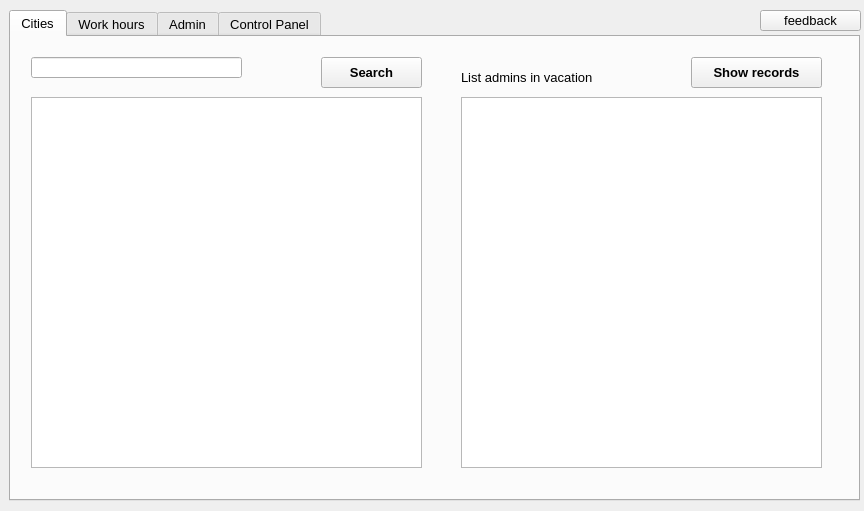
<?xml version="1.0" encoding="UTF-8"?>
<ui version="4.0">
 <class>Form</class>
 <widget class="QWidget" name="Form">
  <property name="enabled">
   <bool>true</bool>
  </property>
  <property name="geometry">
   <rect>
    <x>0</x>
    <y>0</y>
    <width>864</width>
    <height>511</height>
   </rect>
  </property>
  <property name="minimumSize">
   <size>
    <width>864</width>
    <height>511</height>
   </size>
  </property>
  <property name="maximumSize">
   <size>
    <width>864</width>
    <height>511</height>
   </size>
  </property>
  <property name="windowTitle">
   <string>Form</string>
  </property>
  <widget class="QTabWidget" name="tabWidget">
   <property name="geometry">
    <rect>
     <x>9</x>
     <y>10</y>
     <width>851</width>
     <height>491</height>
    </rect>
   </property>
   <property name="font">
    <font>
     <family>Arial</family>
     <pointsize>10</pointsize>
    </font>
   </property>
   <property name="currentIndex">
    <number>0</number>
   </property>
   <widget class="QWidget" name="tab_2">
    <attribute name="title">
     <string>Cities</string>
    </attribute>
    <widget class="QTableView" name="tableView">
     <property name="geometry">
      <rect>
       <x>20</x>
       <y>60</y>
       <width>361</width>
       <height>371</height>
      </rect>
     </property>
     <property name="sortingEnabled">
      <bool>false</bool>
     </property>
    </widget>
    <widget class="QPushButton" name="query_btn_2">
     <property name="geometry">
      <rect>
       <x>680</x>
       <y>20</y>
       <width>131</width>
       <height>31</height>
      </rect>
     </property>
     <property name="font">
      <font>
       <family>Arial</family>
       <pointsize>10</pointsize>
       <weight>75</weight>
       <bold>true</bold>
      </font>
     </property>
     <property name="text">
      <string>Show records</string>
     </property>
    </widget>
    <widget class="QLabel" name="query_label2">
     <property name="geometry">
      <rect>
       <x>450</x>
       <y>30</y>
       <width>141</width>
       <height>20</height>
      </rect>
     </property>
     <property name="text">
      <string>List admins in vacation</string>
     </property>
    </widget>
    <widget class="QTextEdit" name="textEdit_2">
     <property name="geometry">
      <rect>
       <x>450</x>
       <y>60</y>
       <width>361</width>
       <height>371</height>
      </rect>
     </property>
    </widget>
    <widget class="QTextEdit" name="textEdit_3">
     <property name="geometry">
      <rect>
       <x>20</x>
       <y>60</y>
       <width>391</width>
       <height>371</height>
      </rect>
     </property>
    </widget>
    <widget class="QPushButton" name="btn_search">
     <property name="geometry">
      <rect>
       <x>310</x>
       <y>20</y>
       <width>101</width>
       <height>31</height>
      </rect>
     </property>
     <property name="font">
      <font>
       <family>Arial</family>
       <pointsize>10</pointsize>
       <weight>75</weight>
       <bold>true</bold>
      </font>
     </property>
     <property name="text">
      <string>Search</string>
     </property>
    </widget>
    <widget class="QLineEdit" name="lineEdit">
     <property name="geometry">
      <rect>
       <x>20</x>
       <y>20</y>
       <width>211</width>
       <height>21</height>
      </rect>
     </property>
    </widget>
   </widget>
   <widget class="QWidget" name="tab_3">
    <attribute name="title">
     <string>Work hours</string>
    </attribute>
    <widget class="QToolBox" name="toolBox">
     <property name="geometry">
      <rect>
       <x>10</x>
       <y>5</y>
       <width>821</width>
       <height>421</height>
      </rect>
     </property>
     <property name="currentIndex">
      <number>0</number>
     </property>
     <widget class="QWidget" name="page">
      <property name="geometry">
       <rect>
        <x>0</x>
        <y>0</y>
        <width>821</width>
        <height>361</height>
       </rect>
      </property>
      <attribute name="label">
       <string>Work hours</string>
      </attribute>
      <widget class="QTableView" name="tableView_2">
       <property name="geometry">
        <rect>
         <x>0</x>
         <y>0</y>
         <width>821</width>
         <height>358</height>
        </rect>
       </property>
      </widget>
     </widget>
     <widget class="QWidget" name="page_2">
      <property name="geometry">
       <rect>
        <x>0</x>
        <y>0</y>
        <width>100</width>
        <height>30</height>
       </rect>
      </property>
      <attribute name="label">
       <string>Days off</string>
      </attribute>
      <widget class="QTableView" name="tableView_3">
       <property name="geometry">
        <rect>
         <x>0</x>
         <y>0</y>
         <width>821</width>
         <height>358</height>
        </rect>
       </property>
      </widget>
     </widget>
    </widget>
    <widget class="QPushButton" name="pushButton">
     <property name="geometry">
      <rect>
       <x>700</x>
       <y>430</y>
       <width>131</width>
       <height>31</height>
      </rect>
     </property>
     <property name="font">
      <font>
       <family>Arial</family>
       <pointsize>10</pointsize>
       <weight>75</weight>
       <bold>true</bold>
      </font>
     </property>
     <property name="text">
      <string>Show</string>
     </property>
    </widget>
   </widget>
   <widget class="QWidget" name="tab">
    <attribute name="title">
     <string>Admin</string>
    </attribute>
    <widget class="QLabel" name="f_name_label">
     <property name="geometry">
      <rect>
       <x>20</x>
       <y>40</y>
       <width>151</width>
       <height>21</height>
      </rect>
     </property>
     <property name="text">
      <string>Name Administrator</string>
     </property>
    </widget>
    <widget class="QLineEdit" name="f_name">
     <property name="geometry">
      <rect>
       <x>200</x>
       <y>40</y>
       <width>231</width>
       <height>21</height>
      </rect>
     </property>
    </widget>
    <widget class="QLineEdit" name="filial">
     <property name="geometry">
      <rect>
       <x>200</x>
       <y>90</y>
       <width>231</width>
       <height>21</height>
      </rect>
     </property>
    </widget>
    <widget class="QLabel" name="filial_label">
     <property name="geometry">
      <rect>
       <x>20</x>
       <y>90</y>
       <width>71</width>
       <height>21</height>
      </rect>
     </property>
     <property name="text">
      <string>City</string>
     </property>
    </widget>
    <widget class="QLineEdit" name="data_start">
     <property name="geometry">
      <rect>
       <x>200</x>
       <y>140</y>
       <width>231</width>
       <height>21</height>
      </rect>
     </property>
    </widget>
    <widget class="QLabel" name="data_start_label">
     <property name="geometry">
      <rect>
       <x>20</x>
       <y>140</y>
       <width>131</width>
       <height>21</height>
      </rect>
     </property>
     <property name="text">
      <string>Date start vacation</string>
     </property>
    </widget>
    <widget class="QLineEdit" name="data_finish">
     <property name="geometry">
      <rect>
       <x>200</x>
       <y>190</y>
       <width>231</width>
       <height>21</height>
      </rect>
     </property>
    </widget>
    <widget class="QLabel" name="data_finish_label">
     <property name="geometry">
      <rect>
       <x>20</x>
       <y>190</y>
       <width>151</width>
       <height>21</height>
      </rect>
     </property>
     <property name="text">
      <string>Date finish vacation</string>
     </property>
    </widget>
    <widget class="QPushButton" name="submit_btn">
     <property name="geometry">
      <rect>
       <x>20</x>
       <y>240</y>
       <width>141</width>
       <height>31</height>
      </rect>
     </property>
     <property name="font">
      <font>
       <family>Arial</family>
       <pointsize>10</pointsize>
       <weight>75</weight>
       <bold>true</bold>
      </font>
     </property>
     <property name="text">
      <string>Add in DB</string>
     </property>
    </widget>
    <widget class="QPushButton" name="query_btn">
     <property name="geometry">
      <rect>
       <x>680</x>
       <y>350</y>
       <width>141</width>
       <height>31</height>
      </rect>
     </property>
     <property name="font">
      <font>
       <family>Arial</family>
       <pointsize>10</pointsize>
       <weight>75</weight>
       <bold>true</bold>
      </font>
     </property>
     <property name="text">
      <string>Show record</string>
     </property>
    </widget>
    <widget class="QPushButton" name="delete_btn">
     <property name="geometry">
      <rect>
       <x>20</x>
       <y>350</y>
       <width>141</width>
       <height>31</height>
      </rect>
     </property>
     <property name="font">
      <font>
       <family>Arial</family>
       <pointsize>10</pointsize>
       <weight>75</weight>
       <bold>true</bold>
      </font>
     </property>
     <property name="text">
      <string>Delete record</string>
     </property>
    </widget>
    <widget class="QLineEdit" name="delete_box">
     <property name="geometry">
      <rect>
       <x>200</x>
       <y>300</y>
       <width>231</width>
       <height>21</height>
      </rect>
     </property>
     <property name="text">
      <string/>
     </property>
    </widget>
    <widget class="QLabel" name="label_5">
     <property name="geometry">
      <rect>
       <x>20</x>
       <y>300</y>
       <width>151</width>
       <height>21</height>
      </rect>
     </property>
     <property name="text">
      <string>Select By ID</string>
     </property>
    </widget>
    <widget class="QPushButton" name="btn_open_excel">
     <property name="geometry">
      <rect>
       <x>460</x>
       <y>350</y>
       <width>141</width>
       <height>31</height>
      </rect>
     </property>
     <property name="font">
      <font>
       <family>Arial</family>
       <pointsize>10</pointsize>
       <weight>75</weight>
       <bold>true</bold>
      </font>
     </property>
     <property name="text">
      <string>Open file</string>
     </property>
    </widget>
    <widget class="QTextEdit" name="textEdit">
     <property name="geometry">
      <rect>
       <x>460</x>
       <y>70</y>
       <width>361</width>
       <height>251</height>
      </rect>
     </property>
    </widget>
    <widget class="QLabel" name="label_discription">
     <property name="geometry">
      <rect>
       <x>460</x>
       <y>40</y>
       <width>221</width>
       <height>21</height>
      </rect>
     </property>
     <property name="text">
      <string>List admins in vacation</string>
     </property>
    </widget>
   </widget>
   <widget class="QWidget" name="tab_4">
    <attribute name="title">
     <string>Control Panel</string>
    </attribute>
    <widget class="QTextEdit" name="textEdit_4">
     <property name="geometry">
      <rect>
       <x>380</x>
       <y>50</y>
       <width>451</width>
       <height>401</height>
      </rect>
     </property>
    </widget>
    <widget class="QGroupBox" name="groupBox_4">
     <property name="geometry">
      <rect>
       <x>10</x>
       <y>40</y>
       <width>341</width>
       <height>181</height>
      </rect>
     </property>
     <property name="title">
      <string>Quick launch</string>
     </property>
    </widget>
    <widget class="QLineEdit" name="lineEdit_2">
     <property name="geometry">
      <rect>
       <x>690</x>
       <y>20</y>
       <width>141</width>
       <height>21</height>
      </rect>
     </property>
    </widget>
    <widget class="QLabel" name="label">
     <property name="geometry">
      <rect>
       <x>620</x>
       <y>20</y>
       <width>61</width>
       <height>20</height>
      </rect>
     </property>
     <property name="frameShape">
      <enum>QFrame::NoFrame</enum>
     </property>
     <property name="text">
      <string>Name PC</string>
     </property>
    </widget>
    <widget class="QPushButton" name="pushButton_2">
     <property name="geometry">
      <rect>
       <x>30</x>
       <y>70</y>
       <width>131</width>
       <height>31</height>
      </rect>
     </property>
     <property name="font">
      <font>
       <family>Arial</family>
       <pointsize>10</pointsize>
       <weight>75</weight>
       <bold>true</bold>
      </font>
     </property>
     <property name="text">
      <string>Outlook message</string>
     </property>
    </widget>
    <widget class="QPushButton" name="btn_db_learn_2">
     <property name="geometry">
      <rect>
       <x>30</x>
       <y>170</y>
       <width>131</width>
       <height>31</height>
      </rect>
     </property>
     <property name="font">
      <font>
       <family>Arial</family>
       <pointsize>10</pointsize>
       <weight>75</weight>
       <bold>true</bold>
      </font>
     </property>
     <property name="text">
      <string>DataBase learn</string>
     </property>
    </widget>
    <widget class="QPushButton" name="btn_FIM_2">
     <property name="geometry">
      <rect>
       <x>30</x>
       <y>120</y>
       <width>131</width>
       <height>31</height>
      </rect>
     </property>
     <property name="font">
      <font>
       <family>Arial</family>
       <pointsize>10</pointsize>
       <weight>75</weight>
       <bold>true</bold>
      </font>
     </property>
     <property name="text">
      <string>run RDP</string>
     </property>
    </widget>
    <widget class="QPushButton" name="btn_phone_lists_2">
     <property name="geometry">
      <rect>
       <x>190</x>
       <y>120</y>
       <width>131</width>
       <height>31</height>
      </rect>
     </property>
     <property name="font">
      <font>
       <family>Arial</family>
       <pointsize>10</pointsize>
       <weight>75</weight>
       <bold>true</bold>
      </font>
     </property>
     <property name="text">
      <string>Your link</string>
     </property>
    </widget>
    <widget class="QPushButton" name="pushButton_4">
     <property name="geometry">
      <rect>
       <x>190</x>
       <y>70</y>
       <width>131</width>
       <height>31</height>
      </rect>
     </property>
     <property name="font">
      <font>
       <family>Arial</family>
       <pointsize>10</pointsize>
       <weight>75</weight>
       <bold>true</bold>
      </font>
     </property>
     <property name="text">
      <string>run programm</string>
     </property>
    </widget>
   </widget>
  </widget>
  <widget class="QPushButton" name="btn_search_2">
   <property name="geometry">
    <rect>
     <x>760</x>
     <y>10</y>
     <width>101</width>
     <height>21</height>
    </rect>
   </property>
   <property name="font">
    <font>
     <family>Arial</family>
     <pointsize>10</pointsize>
     <weight>50</weight>
     <bold>false</bold>
    </font>
   </property>
   <property name="text">
    <string>feedback</string>
   </property>
  </widget>
 </widget>
 <resources/>
 <connections/>
</ui>
